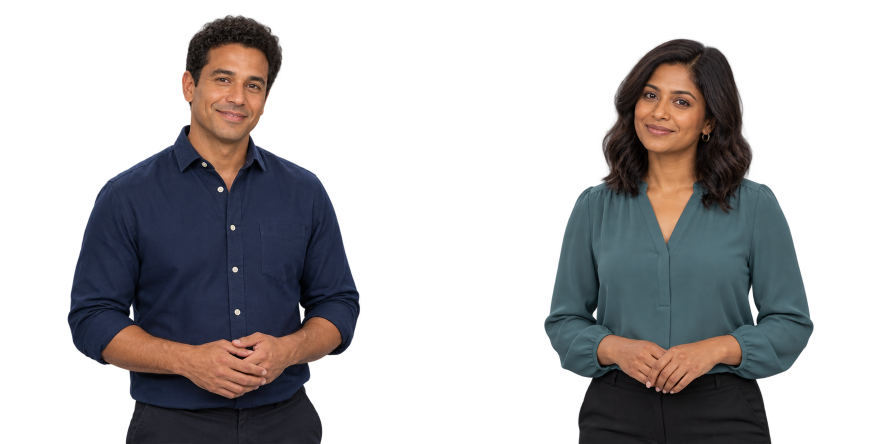
#> input picture practice/databricks-01/assets/presenters.png, 1774 x 887 px, found by its file name (shown at 1/2 size)
$ python refine_layout.py
#> lines starting #> are read from the running program, lines starting #| are printed output that depends on the picture
### full-video/render.py
from pathlib import Path
import json,math,subprocess,concurrent.futures,sys
from PIL import Image,ImageDraw
import graphics as g
R=Path(__file__).resolve().parent;P=json.loads((R/'plan.json').read_text());O=R/'renders';O.mkdir(exist_ok=True);V=R/'previews';V.mkdir(exist_ok=True)
#> (reads full-video/plan.json from the repository)
def run(args):subprocess.run(args,check=True,stdout=subprocess.DEVNULL,stderr=subprocess.PIPE)
def render(s):
 out=O/(s['id']+'.mp4')
 if out.exists():return s['id']+' cached'
 n=round(s['source_end']*30)-round(s['source_start']*30);dur=n/30
 if s['kind']=='existing':
  run(['ffmpeg','-y','-i',str(R.parent/'practice/databricks-01/planning/generated/graphics-refined-v2.mp4'),'-an','-t',str(dur),'-r','30','-c:v','libx264','-preset','veryfast','-crf','19','-threads','2','-pix_fmt','yuv420p',str(out)]);return s['id']
 temp=O/(s['id']+'-base.mp4');p=subprocess.Popen(['ffmpeg','-v','error','-y','-f','rawvideo','-pix_fmt','rgb24','-s','1920x1080','-r','30','-i','pipe:0','-an','-c:v','libx264','-preset','veryfast','-crf','19','-threads','2','-pix_fmt','yuv420p',str(temp)],stdin=subprocess.PIPE)
 last=None;data=None
 for i in range(n):
  t=s['source_start']+i/30;ct=g.cache_time(s,t)
  if ct!=last:data=g.native(s,ct).tobytes();last=ct
  p.stdin.write(data)
 p.stdin.close()
 if p.wait():raise RuntimeError(s['id'])
 if s['kind'] in ['hybrid','demo','demo-overlay']:
  x,y,w,h=g.ui_box(s['id']);dx=(x-12)*3+36;dy=(y-50)*3+150
  if s['kind'].startswith('demo'):
   x,y,w,h=12,30,458,282;dx,dy=36,150;sw,sh=1374,786
   if s['kind']=='demo-overlay':y=188;h=124;dy=150+round(158*786/282);sh=786-round(158*786/282)
  else:sw,sh=w*3,h*3
  enable=":enable='lt(t,8)+gte(t,25)'" if s['id']=='skills' else ''
  filt=f'[1:v]crop={w}:{h}:{x}:{y},scale={sw}:{sh}:flags=lanczos,setpts=PTS-STARTPTS[ui];[0:v][ui]overlay={dx}:{dy}:shortest=1{enable}[v]'
  run(['ffmpeg','-y','-i',str(temp),'-ss',str(s['source_start']),'-i',str(R/'original.mp4'),'-filter_complex',filt,'-map','[v]','-an','-t',str(dur),'-r','30','-c:v','libx264','-preset','veryfast','-crf','19','-threads','2','-pix_fmt','yuv420p',str(out)]);temp.unlink()
 else:temp.rename(out)
 return s['id']
# [10 lines left out: function previews, not called in this run]
# [7 lines that do not run on import are left out]

### full-video/refine_layout.py
from render import *
# Frame the existing fictional host as a centered bust rather than a floating cutout.
im=Image.open(R.parent/'content/fabric-ontology/presenters.png').convert('RGBA');person=im.crop((0,0,im.width//2,im.height));person=person.crop(person.getbbox());person=person.resize((round(person.width*1480/person.height),1480),Image.Resampling.LANCZOS);host=Image.new('RGB',(1920,1080),'#24313a');host.paste(person,((1920-person.width)//2,-40),person);host.save(R/'assets/host-full.png')
#> further down, im is the input picture: PIL image 1774x887 RGBA; mean R, G, B, A 28, 26.1, 27.3, 98.2
#> after `person = im.crop((0, 0, im.width // 2, im.height))`:
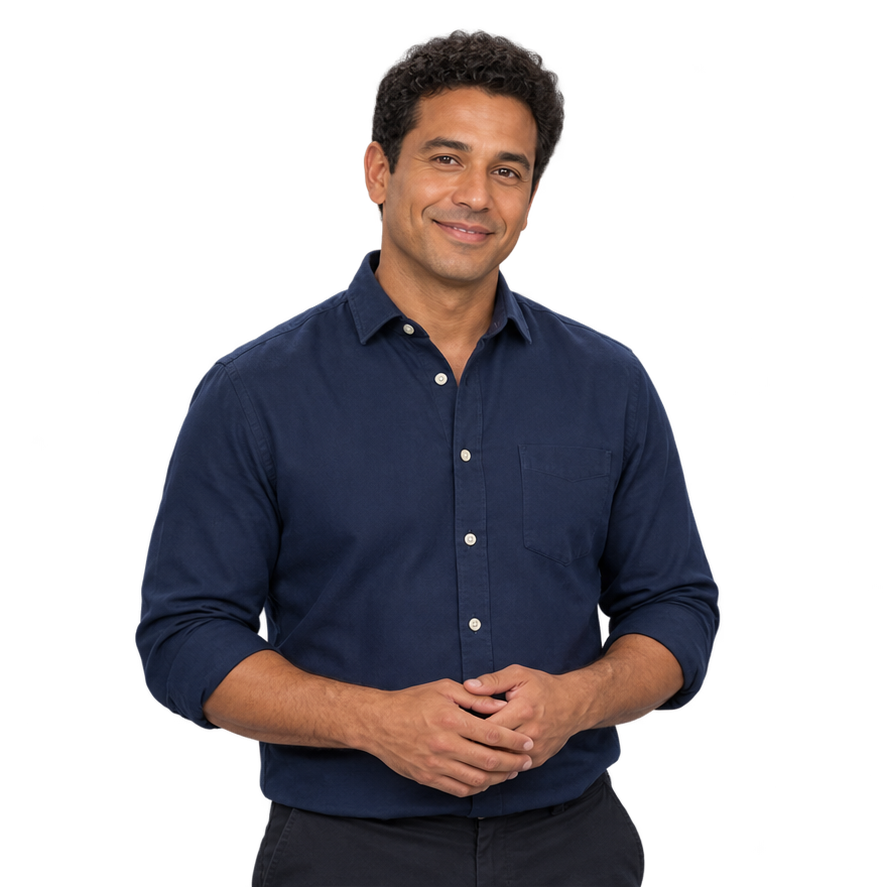
#> person: PIL image 887x887 RGBA; mean R, G, B, A 26.2, 22.5, 25.8, 100.7; transparent parts drawn white
#> after `person = person.crop(person.getbbox())`:
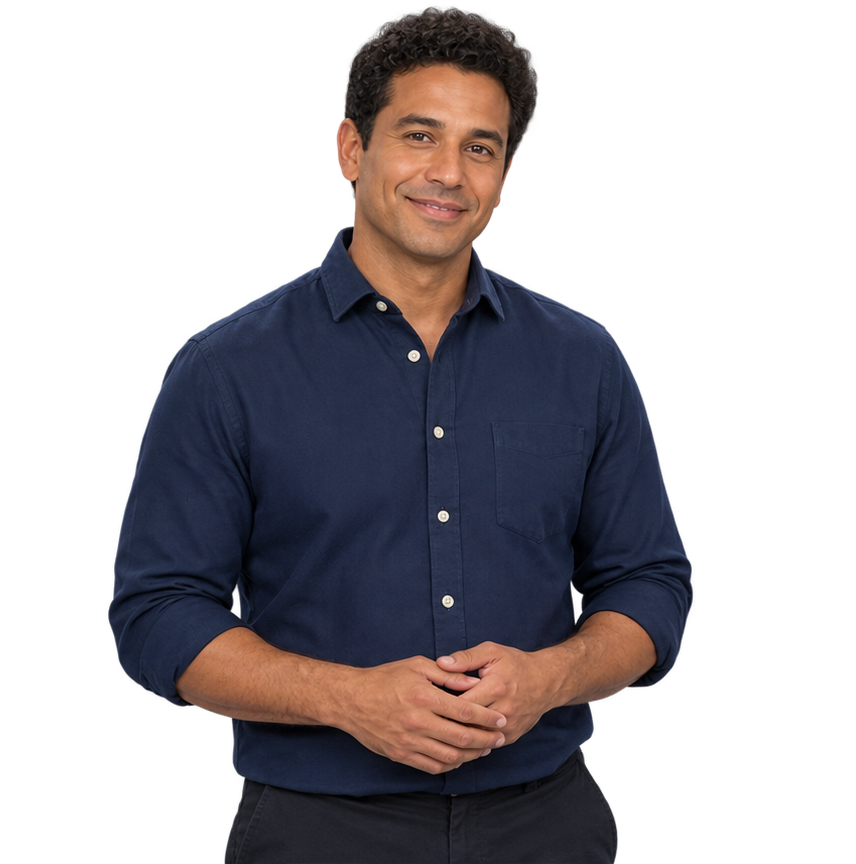
#> person: PIL image 856x864 RGBA; mean R, G, B, A 27.8, 23.9, 27.4, 107.2; transparent parts drawn white
#> after `host = Image.new('RGB', (1920, 1080), '#24313a')`:
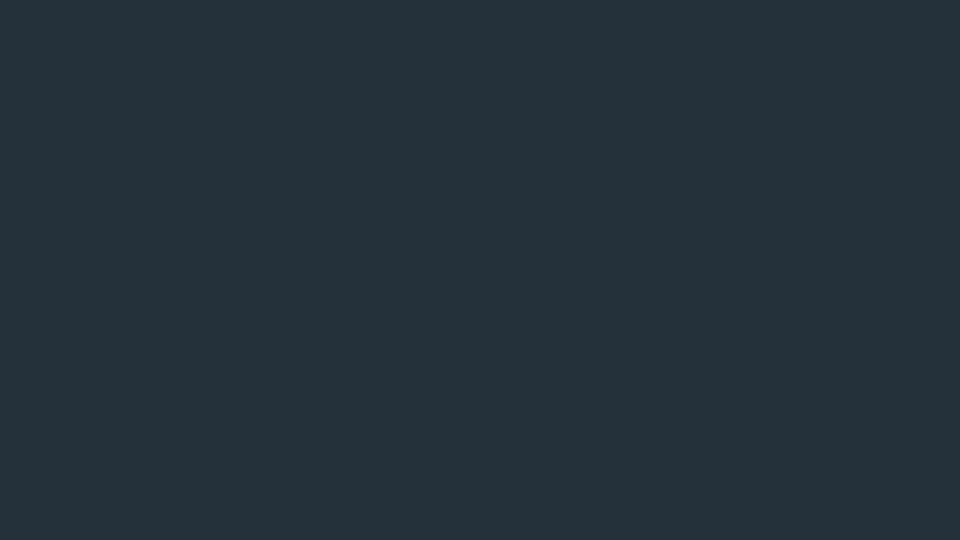
#> host: PIL image 1920x1080 RGB (shown at 1/2 size); mean R, G, B 36, 49, 58
#> after `host.paste(person, ((1920 - person.width) // 2, -40), person)`:
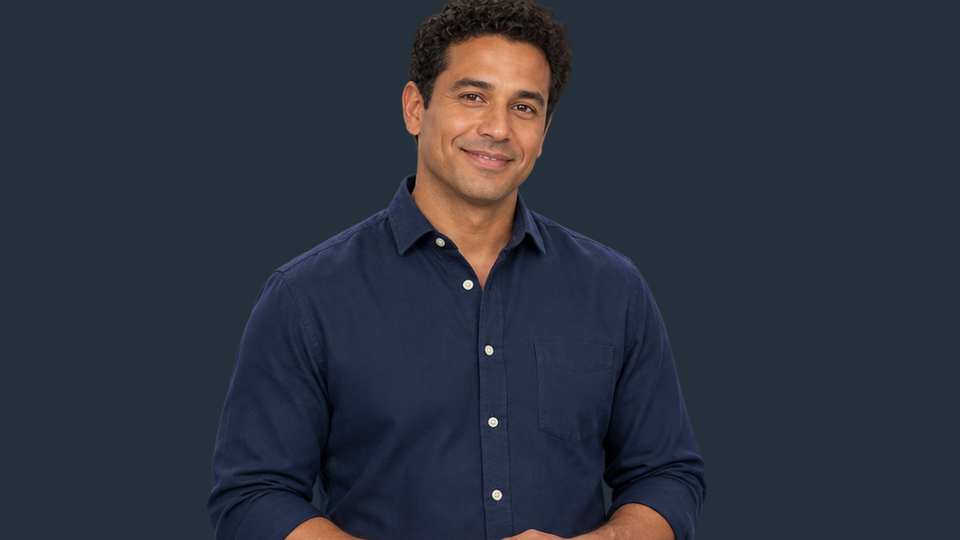
#> host: PIL image 1920x1080 RGB (shown at 1/2 size); mean R, G, B 42.8, 50.3, 60.3
# Correct short-card icon/title/body spacing after reviewing the first full-size keyframes.
scenes=[s for s in P['scenes'] if s['kind'] in ['native','hybrid','speaker','demo-overlay']]
for s in scenes:(O/(s['id']+'.mp4')).unlink(missing_ok=True)
with concurrent.futures.ThreadPoolExecutor(max_workers=3) as ex:
#> (the run stopped early here; a loop or call above may not have finished)
